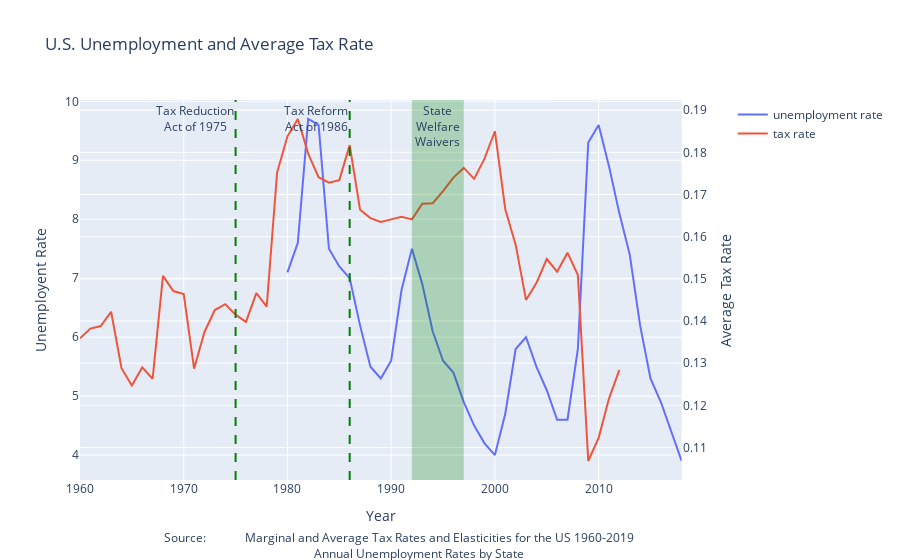

Source (notebook cell):
### Markdown cell above
# EITC and Unemployment

### Code cell
#Graph from last time
US_ally = pd.read_csv('US_ally.csv')
US_unemployment = pd.read_csv('US_unemployment.csv')
# Create figure with secondary y-axis
fig = make_subplots(specs=[[{"secondary_y": True}]])

# Add traces
fig.add_trace(
    go.Scatter(
    x=US_unemployment['Year'],
    y=US_unemployment['rate'],
    name = "unemployment rate"),
    secondary_y=False,
)

fig.add_trace(
    go.Scatter(
    x=US_ally['year'],
    y=US_ally['c_avg'],
    name = "tax rate"),
    secondary_y=True,
)

# Add figure title
fig.update_layout(
    title_text="U.S. Unemployment and Average Tax Rate",
    annotations = [dict(
        x=0.5,
        y=-0.22,
        xref='paper',
        yref='paper',
        text='Source: <a href="http://users.nber.org/~taxsim/allyup/ally.html">\
            Marginal and Average Tax Rates and Elasticities for the US 1960-2019 </a><br><a href="https://www.icip.iastate.edu/tables/employment/unemployment-states">\
            Annual Unemployment Rates by State</a>',
        showarrow = False
    )]
)

fig.add_vrect(x0=1992, x1=1997, 
              annotation_text="State<br>Welfare<br>Waivers", annotation_position="top",
              fillcolor="green", opacity=0.25, line_width=0
             )
fig.add_vline(x=1975, line_width=2, line_dash="dash", line_color="green",annotation_text = "Tax Reduction<br>Act of 1975",annotation_position="top left")
fig.add_vline(x=1986, line_width=2, line_dash="dash", line_color="green",annotation_text = "Tax Reform<br>Act of 1986",annotation_position="top left")

# Set x-axis title
fig.update_xaxes(title_text="Year")

# Set y-axes titles
fig.update_yaxes(title_text="Unemployent Rate", secondary_y=False)
fig.update_yaxes(title_text="Average Tax Rate", secondary_y=True)

fig.show()

### Figure 1 — Plotly figure (JSON) as saved in the notebook; plotly's stock layout.template omitted (floating-point values rounded to 4 significant figures)
{"data": [{"name": "unemployment rate", "type": "scatter", "x": [1980, 1981, 1982, 1983, 1984, 1985, 1986, 1987, 1988, 1989, 1990, 1991, 1992, 1993, 1994, 1995, 1996, 1997, 1998, 1999, 2000, 2001, 2002, 2003, 2004, 2005, 2006, 2007, 2008, 2009, 2010, 2011, 2012, 2013, 2014, 2015, 2016, 2017, 2018], "xaxis": "x", "y": [7.1, 7.6, 9.7, 9.6, 7.5, 7.2, 7, 6.2, 5.5, 5.3, 5.6, 6.8, 7.5, 6.9, 6.1, 5.6, 5.4, 4.9, 4.5, 4.2, 4, 4.7, 5.8, 6, 5.5, 5.1, 4.6, 4.6, 5.8, 9.3, 9.6, 8.9, 8.1, 7.4, 6.2, 5.3, 4.9, 4.4, 3.9], "yaxis": "y"}, {"name": "tax rate", "type": "scatter", "x": [1960, 1961, 1962, 1963, 1964, 1965, 1966, 1967, 1968, 1969, 1970, 1971, 1972, 1973, 1974, 1975, 1976, 1977, 1978, 1979, 1980, 1981, 1982, 1983, 1984, 1985, 1986, 1987, 1988, 1989, 1990, 1991, 1992, 1993, 1994, 1995, 1996, 1997, 1998, 1999, 2000, 2001, 2002, 2003, 2004, 2005, 2006, 2007, 2008, 2009, 2010, 2011, 2012], "xaxis": "x", "y": [0.1359, 0.1382, 0.1388, 0.1422, 0.1288, 0.1247, 0.129, 0.1263, 0.1507, 0.1471, 0.1464, 0.1287, 0.1374, 0.1426, 0.144, 0.1415, 0.1398, 0.1466, 0.1434, 0.1752, 0.1838, 0.1879, 0.1797, 0.1741, 0.1728, 0.1734, 0.1817, 0.1664, 0.1644, 0.1635, 0.1641, 0.1647, 0.1641, 0.1678, 0.1679, 0.1708, 0.174, 0.1763, 0.1737, 0.1785, 0.185, 0.1665, 0.1581, 0.145, 0.149, 0.1547, 0.1517, 0.1562, 0.1509, 0.1068, 0.1123, 0.1216, 0.1284], "yaxis": "y2"}], "layout": {"annotations": [{"showarrow": false, "text": "Source: <a href=\"http://users.nber.org/~taxsim/allyup/ally.html\">            Marginal and Average Tax Rates and Elasticities for the US 1960-2019 </a><br><a href=\"https://www.icip.iastate.edu/tables/employment/unemployment-states\">            Annual Unemployment Rates by State</a>", "x": 0.5, "xref": "paper", "y": -0.22, "yref": "paper"}, {"showarrow": false, "text": "State<br>Welfare<br>Waivers", "x": 1994.0, "xanchor": "center", "xref": "x", "y": 1, "yanchor": "top", "yref": "y domain"}, {"showarrow": false, "text": "Tax Reduction<br>Act of 1975", "x": 1975, "xanchor": "right", "xref": "x", "y": 1, "yanchor": "top", "yref": "y domain"}, {"showarrow": false, "text": "Tax Reform<br>Act of 1986", "x": 1986, "xanchor": "right", "xref": "x", "y": 1, "yanchor": "top", "yref": "y domain"}], "shapes": [{"fillcolor": "green", "line": {"width": 0}, "opacity": 0.25, "type": "rect", "x0": 1992, "x1": 1997, "xref": "x", "y0": 0, "y1": 1, "yref": "y domain"}, {"line": {"color": "green", "dash": "dash", "width": 2}, "type": "line", "x0": 1975, "x1": 1975, "xref": "x", "y0": 0, "y1": 1, "yref": "y domain"}, {"line": {"color": "green", "dash": "dash", "width": 2}, "type": "line", "x0": 1986, "x1": 1986, "xref": "x", "y0": 0, "y1": 1, "yref": "y domain"}], "title": {"text": "U.S. Unemployment and Average Tax Rate"}, "xaxis": {"anchor": "y", "domain": [0, 0.94], "title": {"text": "Year"}}, "yaxis": {"anchor": "x", "domain": [0, 1], "title": {"text": "Unemployent Rate"}}, "yaxis2": {"anchor": "x", "overlaying": "y", "side": "right", "title": {"text": "Average Tax Rate"}}}}
